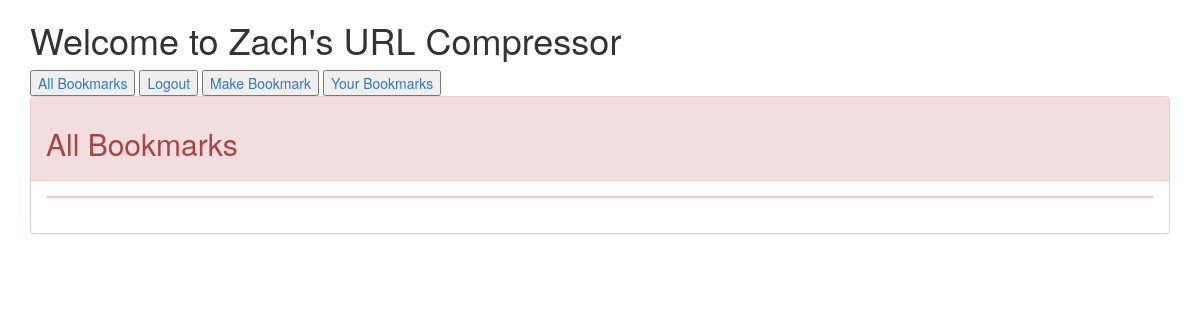
Before: /user/4 (signed in) with the older database file.
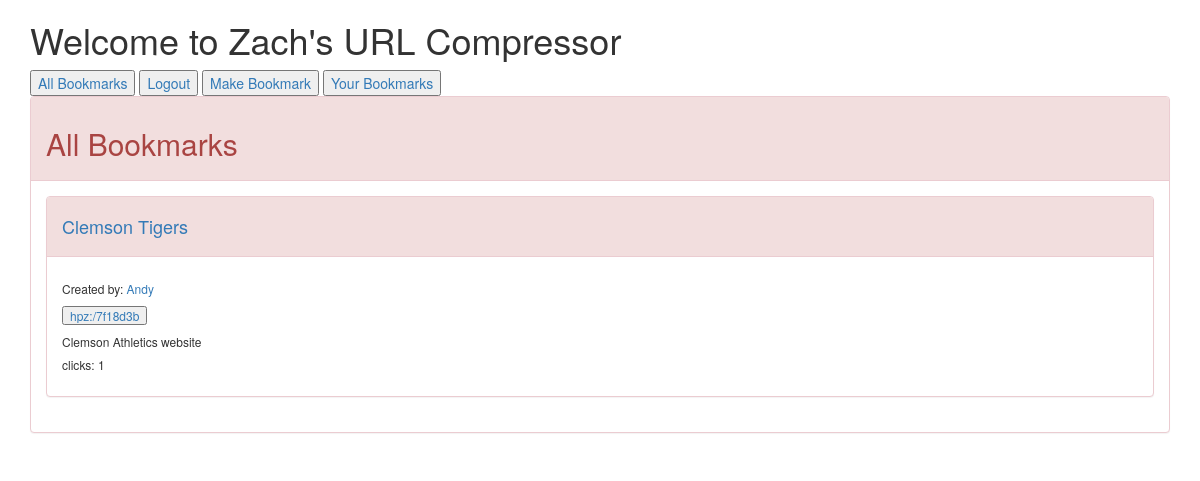
After: the same page with the newer database file.
### compressor/models.py (models this page shows)
class Bookmark(models.Model):
    author = models.ForeignKey(User)
    long_url = models.URLField()
    short_url = models.CharField(max_length=50 )
    created = models.DateTimeField(auto_now_add=True)
    description = models.TextField(null=True)
    title = models.CharField(max_length=25)
    objects = BookmarkManager()
    @property
    def click_count(self):
        return self.click_set.all().count()
    class Meta:
        ordering = ["-created"]

### compressor/views.py (the view)
# urls.py: url(r'^user/(?P<pk>\d+)$', UserBookmarkListView.as_view(), name="user_bookmark_list"),
class UserBookmarkListView(ListView):
    model = Bookmark
    def get_queryset(self):
        user_id = self.kwargs.get("pk")
        return self.model.objects.filter(author__id=user_id)

### compressor/templates/compressor/bookmark_list.html (shortened to what this page needs)
{% extends 'base.html' %}
{% block content %}
        <div class="row">
            <div class="col-md-12">
                <div class="panel panel-danger">
                    <div class="panel-heading">
                        <h2>All Bookmarks</h2>
                    </div>
                    <div class="panel-body">
                    <div class="panel panel-danger">
                            {% for bookmark in object_list %}
                            <div class="panel-heading">
                                <h4>
                                    <a href="{% url 'bookmark_detail' bookmark.id %}">
                                        {{ bookmark.title}}
                                    </a>
                                </h4>
                            </div>
                            <div class="panel-body">
                                <h6> Created by:
                                    <a href="{% url 'user_bookmark_list' bookmark.author_id%}">
                                        {{ bookmark.author }}
                                    </a>
                                </h6>
                                <h6>
                                    <form action="{% url 'click' bookmark.id %}" method="post">
                                        <a href="{{ bookmark.long_url }}">
                                            <input type="submit" value="{{ bookmark.short_url }}">
                                        </a>
                                    </form>
                                </h6>
                                <h6>{{ bookmark.description }}</h6>
                                <h6>clicks: {{ bookmark.click_count }}</h6>
                            </div>
                            {% endfor %}
                            </div>
                        </div>
                    </div>
                    </div>
                </div>
            </div>
{% endblock %}

Changed rows visible on the page:
added Bookmark: title "Clemson Tigers", author "Andy", short_url "hpz:/7f18d3b", description "Clemson Athletics website", click_count "1"
